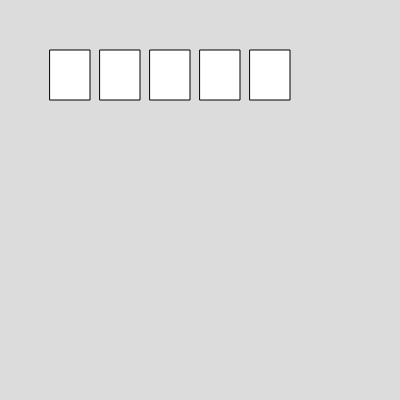
Frame 1 (no input)
Frame 60 (no input): identical to frame 1, image omitted
Frame 120 (the mouse pressed at the canvas centre since frame 60): identical to frame 1, image omitted

The p5.js sketch that drew this single still picture (run headless with seeded random() and noise() and a simulated clock; from frame 60 on, the mouse is pressed at the canvas centre):

// p5.js sketch
// ── sketch.js
function setup() {
  createCanvas(400, 400);
}

function draw() {
  background(220);
  let index = 0;
  while (index<5){
    rect(50+ (index*50),50,40,50);
    index++;
  }
  
}
